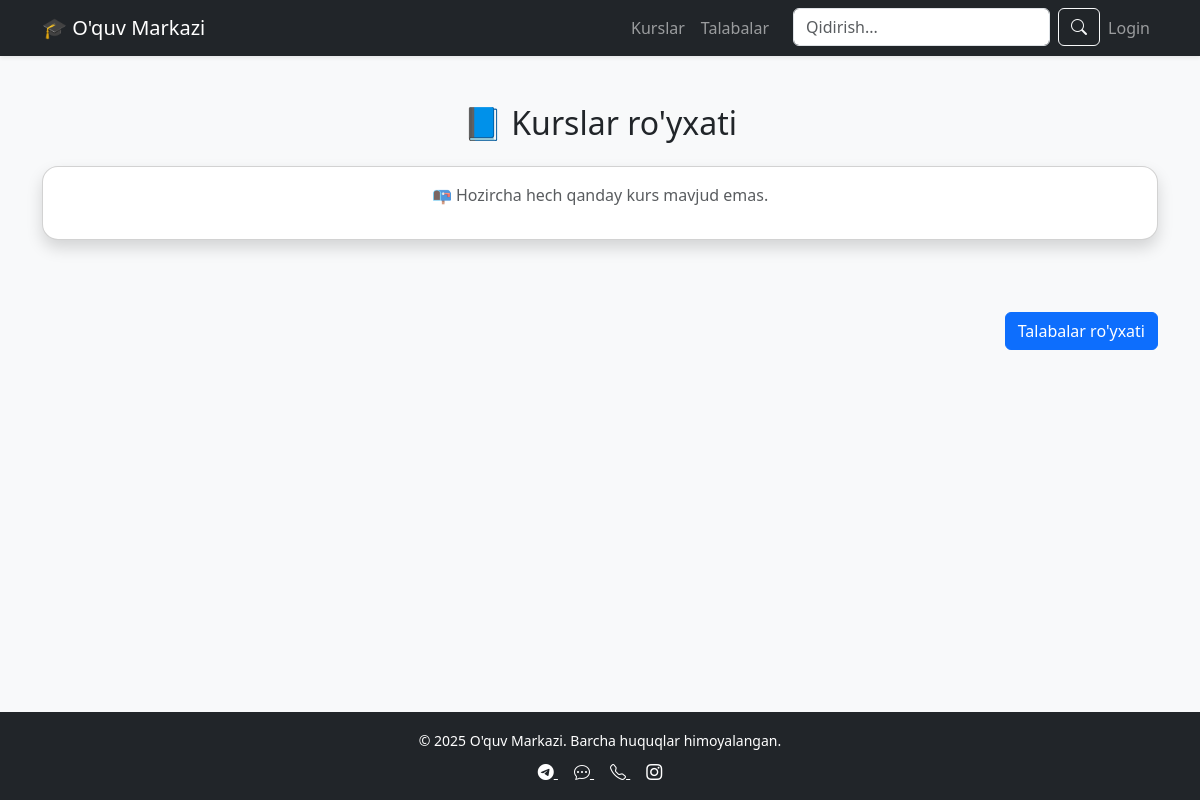
Before: /new/ with the older database file.
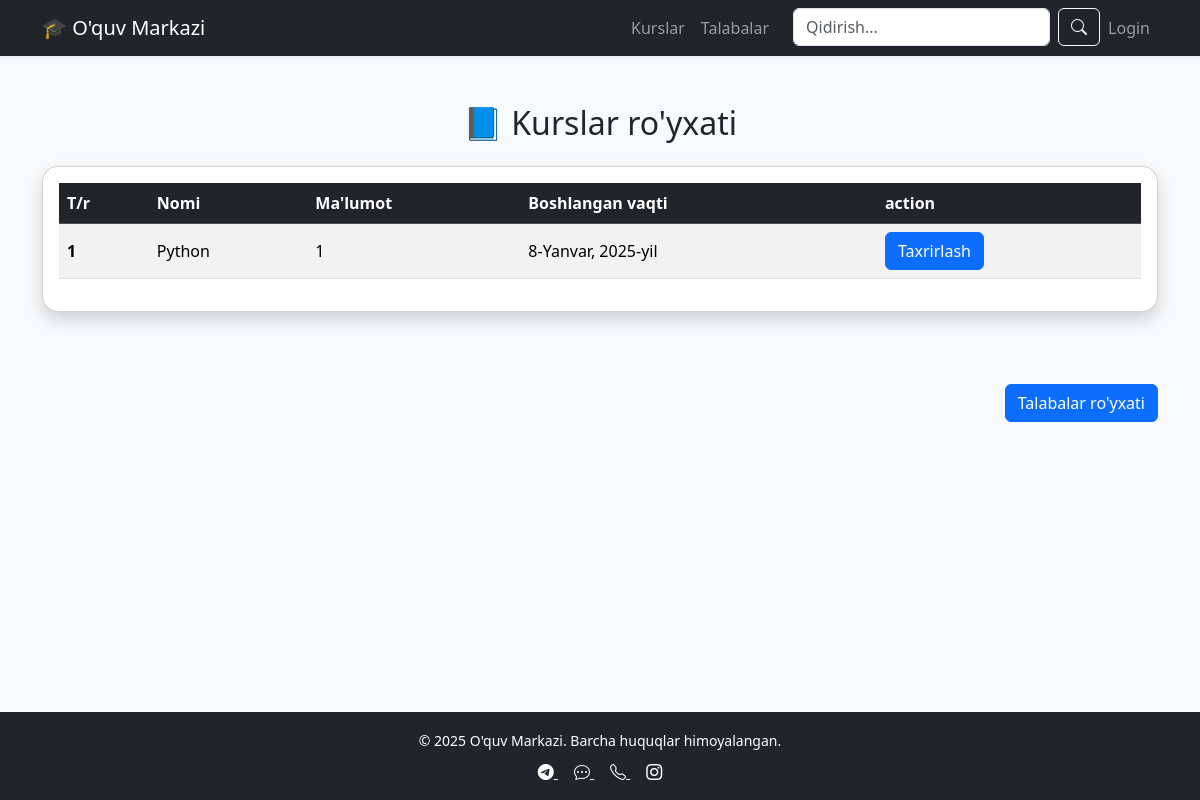
After: the same page with the newer database file.
### new/models.py (models this page shows, shortened)
class Course(models.Model):
    name = models.CharField(max_length=100)
    description = models.TextField()
    start_date = models.DateField()

### new/views.py (the view)
# urls.py: path('', course_list, name='course-list'),
def course_list(request):
    courses = Course.objects.all()
    q=request.GET.get('q') if request.GET.get('q') !=None else ''
    if q != '':
        courses=courses.filter(Q(name__icontains=q)|Q(description__icontains=q))
    context = {
        'courses': courses,
        'user': request.user
    }
    return render(request, 'course_list.html', context)

### templates/course_list.html (shortened to what this page needs)
{% extends 'base.html' %}
{% block content %}
<html lang="en">
<head>
    <link href="https://cdn.jsdelivr.net/npm/bootstrap@5.3.3/dist/css/bootstrap.min.css" rel="stylesheet">
</head>
<body class="bg-light">
<div class="container py-5">
    <h2 class="text-center mb-4">📘 Kurslar ro'yxati</h2>
    <div class="card shadow rounded-4">
        <div class="card-body">
            {% if courses %}
            <div class="table-responsive">
                <table class="table table-striped table-hover align-middle">
                    <thead class="table-dark">
                        <tr>
                            <th scope="col">T/r</th>
                            <th scope="col">Nomi</th>
                            <th scope="col">Ma'lumot</th>
                            <th scope="col">Boshlangan vaqti</th>
                            <th scope="col">action</th>
                        </tr>
                    </thead>
                    <tbody>
                        {% for course in courses %}
                        <tr>
                            <th scope="row">{{ forloop.counter }}</th>
                            <td>{{ course.name }}</td>
                            <td>{{ course.description }}</td>
                            <td>{{ course.start_date }}</td>
                            <td><a  href="{% url 'course-detail' course.id %}" class="btn btn-primary">Taxrirlash</a></td>
                        </tr>
                        {% endfor %}
                    </tbody>
                </table>
            </div>
            {% else %}
            <p class="text-center text-muted">📭 Hozircha hech qanday kurs mavjud emas.</p>
            {% endif %}
        </div>
    </div>
    <br><br><br>
    <div class="mb-4 text-end">
        <a href="{% url 'student-list' %}" class="btn btn-primary"> Talabalar ro'yxati</a>
    </div>
</div>
</body>
</html>
{% endblock %}

Changed rows visible on the page:
added Course: name "Python", description "1", start_date "8-Yanvar, 2025-yil"
Other visible differences:
text no longer shown: "📭 Hozircha hech qanday kurs mavjud emas."
text now shown: "T/r Nomi Ma'lumot Boshlangan vaqti action"
